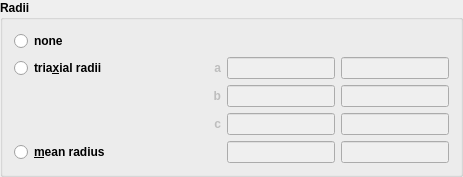
            <widget class="QGroupBox" name="radiiGroupBox">
             <property name="font">
              <font>
               <weight>75</weight>
               <bold>true</bold>
              </font>
             </property>
             <property name="title">
              <string>Radii</string>
             </property>
             <layout class="QGridLayout" name="gridLayout_6">
              <item row="0" column="0">
               <layout class="QGridLayout" name="gridLayout_5">
                <item row="4" column="0">
                 <widget class="QRadioButton" name="meanRadiusRadioButton">
                  <property name="sizePolicy">
                   <sizepolicy hsizetype="Expanding" vsizetype="Fixed">
                    <horstretch>0</horstretch>
                    <verstretch>0</verstretch>
                   </sizepolicy>
                  </property>
                  <property name="minimumSize">
                   <size>
                    <width>0</width>
                    <height>18</height>
                   </size>
                  </property>
                  <property name="maximumSize">
                   <size>
                    <width>193</width>
                    <height>18</height>
                   </size>
                  </property>
                  <property name="font">
                   <font>
                    <weight>75</weight>
                    <italic>false</italic>
                    <bold>true</bold>
                   </font>
                  </property>
                  <property name="text">
                   <string>&amp;mean radius</string>
                  </property>
                  <attribute name="buttonGroup">
                   <string notr="true">radiiButtonGroup</string>
                  </attribute>
                 </widget>
                </item>
                <item row="2" column="2">
                 <widget class="QLabel" name="bRadiusLabel">
                  <property name="enabled">
                   <bool>false</bool>
                  </property>
                  <property name="sizePolicy">
                   <sizepolicy hsizetype="Expanding" vsizetype="Fixed">
                    <horstretch>0</horstretch>
                    <verstretch>0</verstretch>
                   </sizepolicy>
                  </property>
                  <property name="maximumSize">
                   <size>
                    <width>16777215</width>
                    <height>16777215</height>
                   </size>
                  </property>
                  <property name="font">
                   <font>
                    <weight>75</weight>
                    <bold>true</bold>
                   </font>
                  </property>
                  <property name="text">
                   <string>b</string>
                  </property>
                  <property name="alignment">
                   <set>Qt::AlignRight|Qt::AlignTrailing|Qt::AlignVCenter</set>
                  </property>
                 </widget>
                </item>
                <item row="3" column="2">
                 <widget class="QLabel" name="cRadiusLabel">
                  <property name="enabled">
                   <bool>false</bool>
                  </property>
                  <property name="sizePolicy">
                   <sizepolicy hsizetype="Expanding" vsizetype="Fixed">
                    <horstretch>0</horstretch>
                    <verstretch>0</verstretch>
                   </sizepolicy>
                  </property>
                  <property name="maximumSize">
                   <size>
                    <width>16777215</width>
                    <height>16777215</height>
                   </size>
                  </property>
                  <property name="font">
                   <font>
                    <weight>75</weight>
                    <bold>true</bold>
                   </font>
                  </property>
                  <property name="text">
                   <string>c</string>
                  </property>
                  <property name="alignment">
                   <set>Qt::AlignRight|Qt::AlignTrailing|Qt::AlignVCenter</set>
                  </property>
                 </widget>
                </item>
                <item row="1" column="3">
                 <widget class="QLineEdit" name="aRadiusLineEdit">
                  <property name="enabled">
                   <bool>false</bool>
                  </property>
                  <property name="sizePolicy">
                   <sizepolicy hsizetype="Expanding" vsizetype="Fixed">
                    <horstretch>0</horstretch>
                    <verstretch>0</verstretch>
                   </sizepolicy>
                  </property>
                  <property name="minimumSize">
                   <size>
                    <width>0</width>
                    <height>22</height>
                   </size>
                  </property>
                  <property name="maximumSize">
                   <size>
                    <width>16777215</width>
                    <height>22</height>
                   </size>
                  </property>
                  <property name="font">
                   <font>
                    <weight>50</weight>
                    <bold>false</bold>
                   </font>
                  </property>
                  <property name="toolTip">
                   <string>&lt;html&gt;&lt;head/&gt;&lt;body&gt;&lt;p&gt;a priori a radius&lt;/p&gt;&lt;/body&gt;&lt;/html&gt;</string>
                  </property>
                  <property name="text">
                   <string/>
                  </property>
                  <property name="placeholderText">
                   <string/>
                  </property>
                 </widget>
                </item>
                <item row="1" column="4">
                 <widget class="QLineEdit" name="aRadiusSigmaLineEdit">
                  <property name="enabled">
                   <bool>false</bool>
                  </property>
                  <property name="sizePolicy">
                   <sizepolicy hsizetype="Expanding" vsizetype="Fixed">
                    <horstretch>0</horstretch>
                    <verstretch>0</verstretch>
                   </sizepolicy>
                  </property>
                  <property name="font">
                   <font>
                    <weight>50</weight>
                    <bold>false</bold>
                   </font>
                  </property>
                  <property name="toolTip">
                   <string>&lt;html&gt;&lt;head/&gt;&lt;body&gt;&lt;p&gt;a radius a priori sigma&lt;/p&gt;&lt;/body&gt;&lt;/html&gt;</string>
                  </property>
                  <property name="text">
                   <string/>
                  </property>
                  <property name="placeholderText">
                   <string/>
                  </property>
                 </widget>
                </item>
                <item row="1" column="0">
                 <widget class="QRadioButton" name="triaxialRadiiRadioButton">
                  <property name="sizePolicy">
                   <sizepolicy hsizetype="Expanding" vsizetype="Fixed">
                    <horstretch>0</horstretch>
                    <verstretch>0</verstretch>
                   </sizepolicy>
                  </property>
                  <property name="minimumSize">
                   <size>
                    <width>193</width>
                    <height>0</height>
                   </size>
                  </property>
                  <property name="maximumSize">
                   <size>
                    <width>193</width>
                    <height>18</height>
                   </size>
                  </property>
                  <property name="font">
                   <font>
                    <weight>75</weight>
                    <bold>true</bold>
                   </font>
                  </property>
                  <property name="text">
                   <string>tria&amp;xial radii</string>
                  </property>
                  <attribute name="buttonGroup">
                   <string notr="true">radiiButtonGroup</string>
                  </attribute>
                 </widget>
                </item>
                <item row="3" column="3">
                 <widget class="QLineEdit" name="cRadiusLineEdit">
                  <property name="enabled">
                   <bool>false</bool>
                  </property>
                  <property name="sizePolicy">
                   <sizepolicy hsizetype="Expanding" vsizetype="Fixed">
                    <horstretch>0</horstretch>
                    <verstretch>0</verstretch>
                   </sizepolicy>
                  </property>
                  <property name="minimumSize">
                   <size>
                    <width>0</width>
                    <height>22</height>
                   </size>
                  </property>
                  <property name="maximumSize">
                   <size>
                    <width>16777215</width>
                    <height>22</height>
                   </size>
                  </property>
                  <property name="font">
                   <font>
                    <weight>50</weight>
                    <bold>false</bold>
                   </font>
                  </property>
                  <property name="toolTip">
                   <string>&lt;html&gt;&lt;head/&gt;&lt;body&gt;&lt;p&gt;a priori c radius&lt;/p&gt;&lt;/body&gt;&lt;/html&gt;</string>
                  </property>
                  <property name="text">
                   <string/>
                  </property>
                  <property name="placeholderText">
                   <string/>
                  </property>
                 </widget>
                </item>
                <item row="4" column="3">
                 <widget class="QLineEdit" name="meanRadiusLineEdit">
                  <property name="enabled">
                   <bool>false</bool>
                  </property>
                  <property name="sizePolicy">
                   <sizepolicy hsizetype="Expanding" vsizetype="Fixed">
                    <horstretch>0</horstretch>
                    <verstretch>0</verstretch>
                   </sizepolicy>
                  </property>
                  <property name="minimumSize">
                   <size>
                    <width>0</width>
                    <height>22</height>
                   </size>
                  </property>
                  <property name="maximumSize">
                   <size>
                    <width>16777215</width>
                    <height>22</height>
                   </size>
                  </property>
                  <property name="font">
                   <font>
                    <weight>50</weight>
                    <bold>false</bold>
                   </font>
                  </property>
                  <property name="toolTip">
                   <string>&lt;html&gt;&lt;head/&gt;&lt;body&gt;&lt;p&gt;a priori mean radius&lt;/p&gt;&lt;/body&gt;&lt;/html&gt;</string>
                  </property>
                  <property name="text">
                   <string/>
                  </property>
                  <property name="placeholderText">
                   <string/>
                  </property>
                 </widget>
                </item>
                <item row="2" column="4">
                 <widget class="QLineEdit" name="bRadiusSigmaLineEdit">
                  <property name="enabled">
                   <bool>false</bool>
                  </property>
                  <property name="sizePolicy">
                   <sizepolicy hsizetype="Expanding" vsizetype="Fixed">
                    <horstretch>0</horstretch>
                    <verstretch>0</verstretch>
                   </sizepolicy>
                  </property>
                  <property name="font">
                   <font>
                    <weight>50</weight>
                    <bold>false</bold>
                   </font>
                  </property>
                  <property name="toolTip">
                   <string>&lt;html&gt;&lt;head/&gt;&lt;body&gt;&lt;p&gt;b radius a priori sigma&lt;/p&gt;&lt;/body&gt;&lt;/html&gt;</string>
                  </property>
                  <property name="text">
                   <string/>
                  </property>
                  <property name="placeholderText">
                   <string/>
                  </property>
                 </widget>
                </item>
                <item row="3" column="4">
                 <widget class="QLineEdit" name="cRadiusSigmaLineEdit">
                  <property name="enabled">
                   <bool>false</bool>
                  </property>
                  <property name="sizePolicy">
                   <sizepolicy hsizetype="Expanding" vsizetype="Fixed">
                    <horstretch>0</horstretch>
                    <verstretch>0</verstretch>
                   </sizepolicy>
                  </property>
                  <property name="font">
                   <font>
                    <weight>50</weight>
                    <bold>false</bold>
                   </font>
                  </property>
                  <property name="toolTip">
                   <string>&lt;html&gt;&lt;head/&gt;&lt;body&gt;&lt;p&gt;c radius a priori sigma&lt;/p&gt;&lt;/body&gt;&lt;/html&gt;</string>
                  </property>
                  <property name="text">
                   <string/>
                  </property>
                  <property name="placeholderText">
                   <string/>
                  </property>
                 </widget>
                </item>
                <item row="4" column="4">
                 <widget class="QLineEdit" name="meanRadiusSigmaLineEdit">
                  <property name="enabled">
                   <bool>false</bool>
                  </property>
                  <property name="sizePolicy">
                   <sizepolicy hsizetype="Expanding" vsizetype="Fixed">
                    <horstretch>0</horstretch>
                    <verstretch>0</verstretch>
                   </sizepolicy>
                  </property>
                  <property name="minimumSize">
                   <size>
                    <width>0</width>
                    <height>22</height>
                   </size>
                  </property>
                  <property name="maximumSize">
                   <size>
                    <width>16777215</width>
                    <height>22</height>
                   </size>
                  </property>
                  <property name="font">
                   <font>
                    <weight>50</weight>
                    <bold>false</bold>
                   </font>
                  </property>
                  <property name="toolTip">
                   <string>&lt;html&gt;&lt;head/&gt;&lt;body&gt;&lt;p&gt;mean radius a priori sigma&lt;/p&gt;&lt;/body&gt;&lt;/html&gt;</string>
                  </property>
                  <property name="text">
                   <string/>
                  </property>
                  <property name="placeholderText">
                   <string/>
                  </property>
                 </widget>
                </item>
                <item row="2" column="3">
                 <widget class="QLineEdit" name="bRadiusLineEdit">
                  <property name="enabled">
                   <bool>false</bool>
                  </property>
                  <property name="sizePolicy">
                   <sizepolicy hsizetype="Expanding" vsizetype="Fixed">
                    <horstretch>0</horstretch>
                    <verstretch>0</verstretch>
                   </sizepolicy>
                  </property>
                  <property name="minimumSize">
                   <size>
                    <width>0</width>
                    <height>22</height>
                   </size>
                  </property>
                  <property name="maximumSize">
                   <size>
                    <width>16777215</width>
                    <height>22</height>
                   </size>
                  </property>
                  <property name="font">
                   <font>
                    <weight>50</weight>
                    <bold>false</bold>
                   </font>
                  </property>
                  <property name="toolTip">
                   <string>&lt;html&gt;&lt;head/&gt;&lt;body&gt;&lt;p&gt;a priori b radius&lt;/p&gt;&lt;/body&gt;&lt;/html&gt;</string>
                  </property>
                  <property name="text">
                   <string/>
                  </property>
                  <property name="placeholderText">
                   <string/>
                  </property>
                 </widget>
                </item>
                <item row="1" column="2">
                 <widget class="QLabel" name="aRadiusLabel">
                  <property name="enabled">
                   <bool>false</bool>
                  </property>
                  <property name="sizePolicy">
                   <sizepolicy hsizetype="Expanding" vsizetype="Fixed">
                    <horstretch>0</horstretch>
                    <verstretch>0</verstretch>
                   </sizepolicy>
                  </property>
                  <property name="minimumSize">
                   <size>
                    <width>7</width>
                    <height>0</height>
                   </size>
                  </property>
                  <property name="maximumSize">
                   <size>
                    <width>16777215</width>
                    <height>16777215</height>
                   </size>
                  </property>
                  <property name="font">
                   <font>
                    <weight>75</weight>
                    <bold>true</bold>
                   </font>
                  </property>
                  <property name="text">
                   <string>a</string>
                  </property>
                  <property name="alignment">
                   <set>Qt::AlignRight|Qt::AlignTrailing|Qt::AlignVCenter</set>
                  </property>
                 </widget>
                </item>
                <item row="0" column="0">
                 <widget class="QRadioButton" name="noneRadiiRadioButton">
                  <property name="text">
                   <string>none</string>
                  </property>
                  <attribute name="buttonGroup">
                   <string notr="true">radiiButtonGroup</string>
                  </attribute>
                 </widget>
                </item>
               </layout>
              </item>
             </layout>
            </widget>
